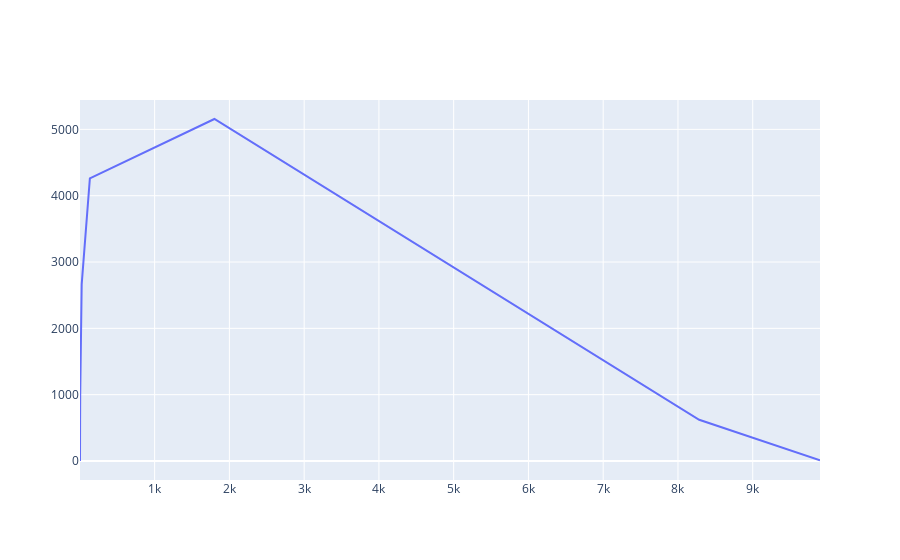

Source (notebook cell):
### Code cell
fig = go.Figure(data =
    go.Scatter(
        x=states[:,0],
        y=states[:,1]
    ))
fig.show()
